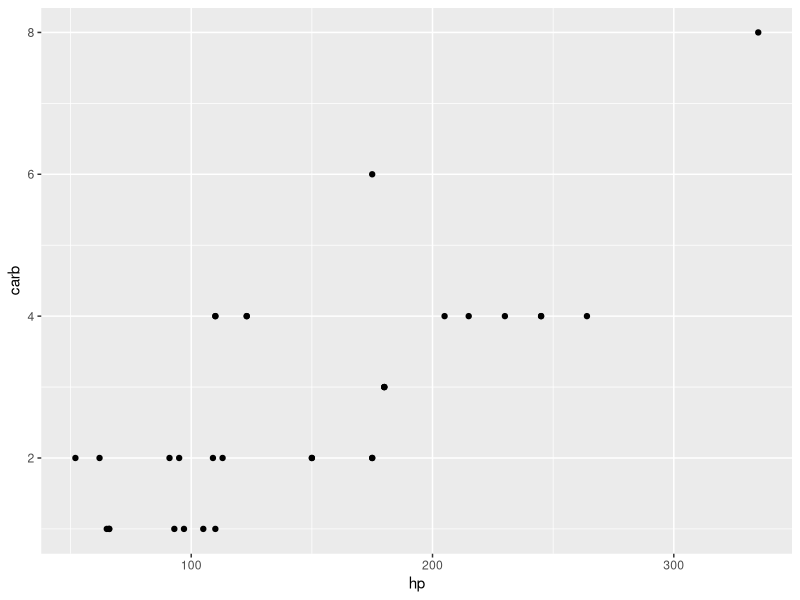
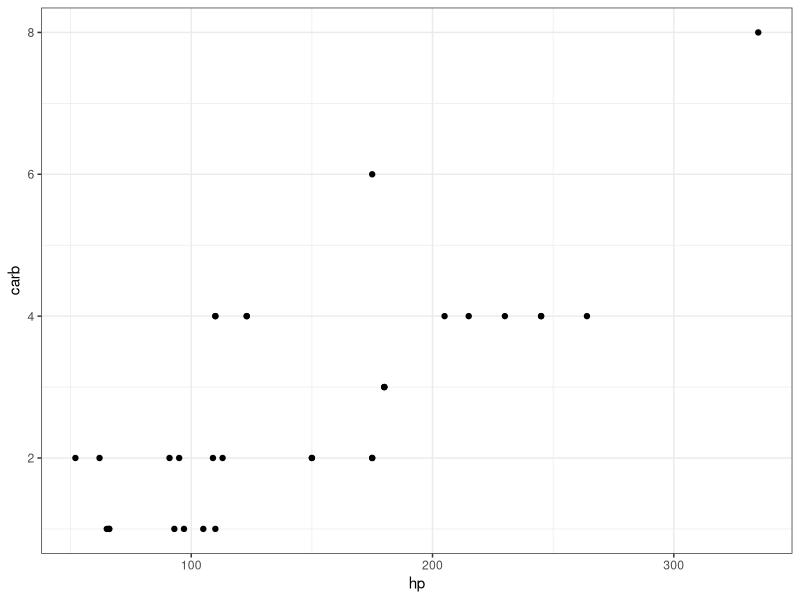
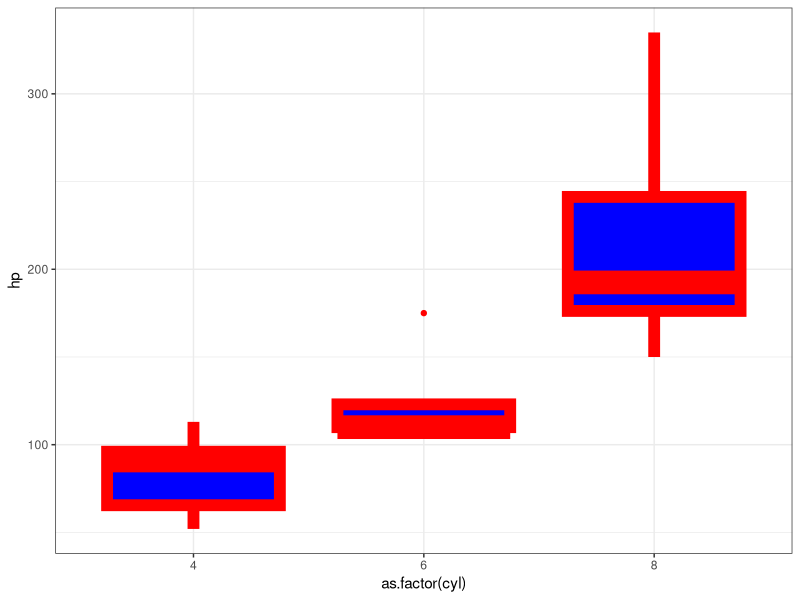
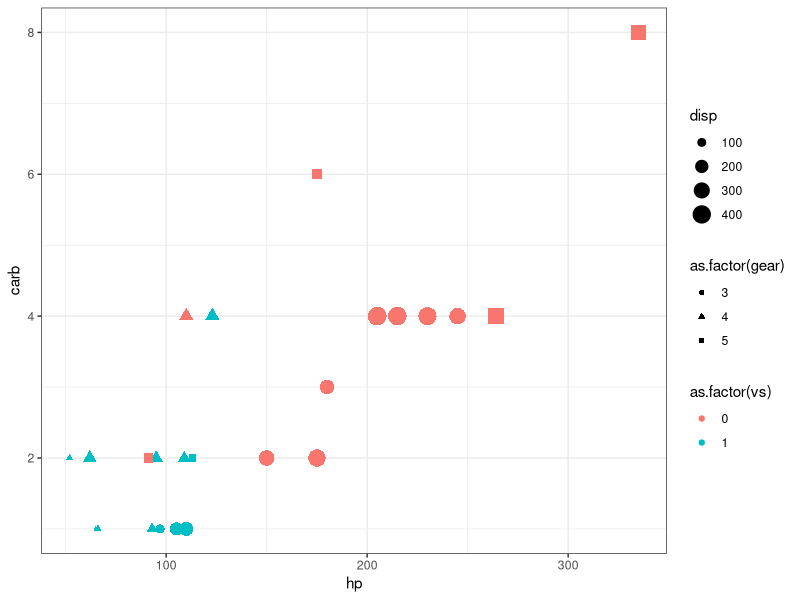
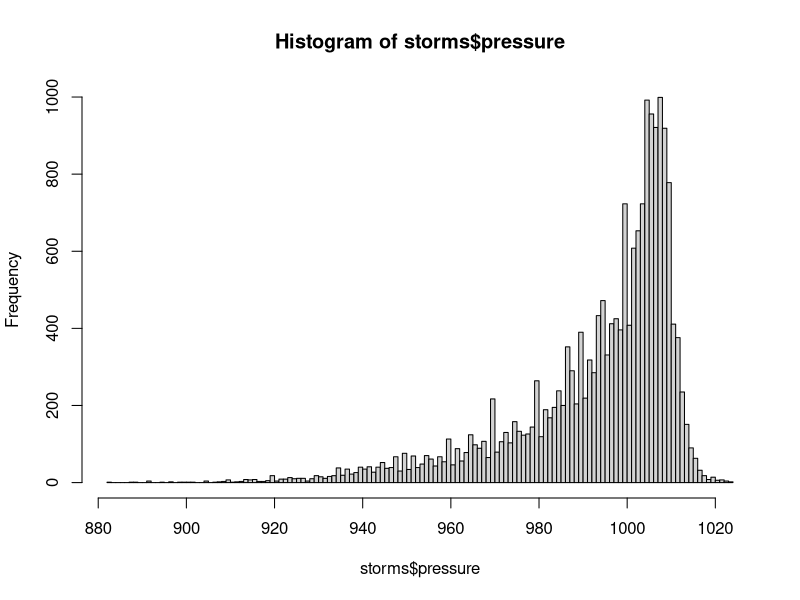
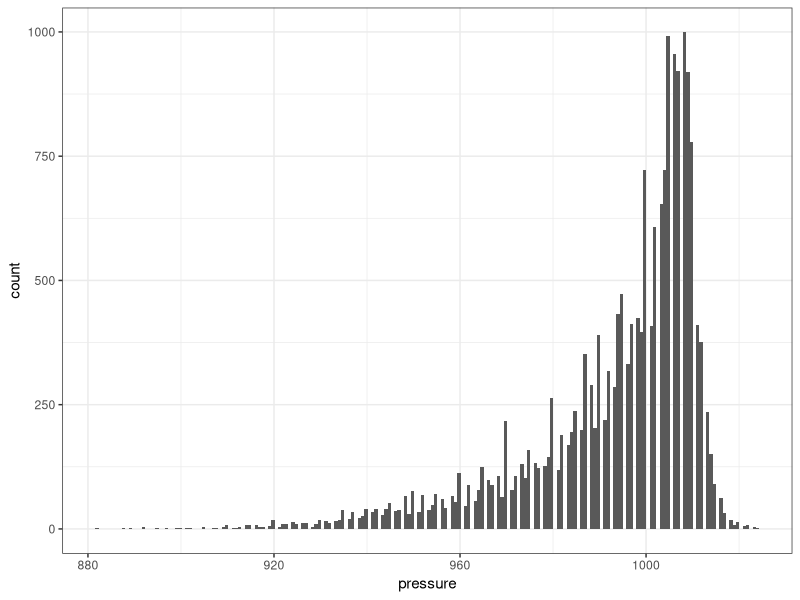
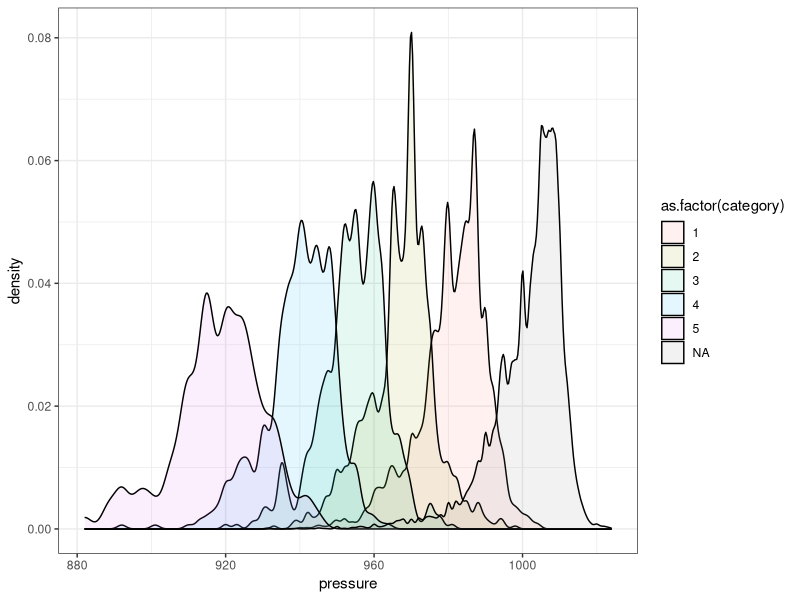
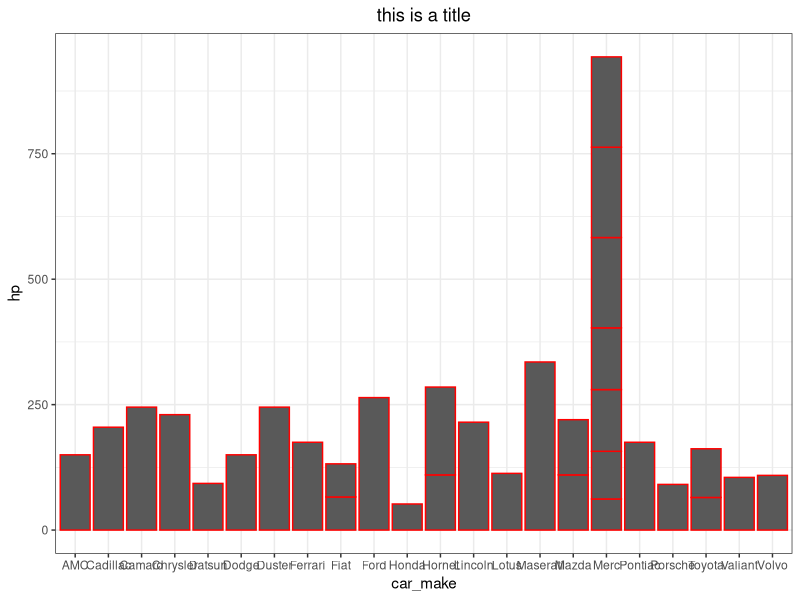

Recreate these plots in R, in order.
## ---- chunk 1
knitr::opts_chunk$set(echo = TRUE)
## ---- chunk 2
library(tidyverse)

## ---- chunk 3
ggplot(
    mtcars,
    aes(
        x = hp,
        y = carb
    )
) +
    geom_point()

# Set the overall look of the plot - I like the white background better than gray
# This will apply to all plots you make after you run this code, so you only need to run it once per session
theme_set(theme_bw())                                     # Changes default colors
theme_update(plot.title = element_text(hjust = 0.5))      # Force title to be in the center

ggplot(
    mtcars,
    aes(
        x = hp,
        y = carb
    )
) +
    geom_point() +
    theme_bw()
## ---- chunk 4
mtcars %>%
    ggplot(
        aes(
            x = as.factor(cyl),
            y = hp
        )
) +
    geom_boxplot(
        color = "red",        # These specifications aren't in aes()
        fill = "blue",        # They apply to everything and we give specific values
        size = 4
    )

ggplot(
    mtcars,
    aes(
        x = hp,                     # These specifications are in aes()
        y = carb,                   # They apply to parts of the plot
        color = as.factor(vs),      # They show up in the legend
        shape = as.factor(gear),    # We give column names that have the groups we'll use
        size = disp
    )
) +
    geom_point()
## ---- chunk 5
hist(storms$pressure, n = 200)

ggplot(
    storms,
    aes(x = pressure)
) +
    geom_histogram(bins = 200)
## ---- chunk 6
ggplot(
    storms,
    aes(
        x = pressure,
        fill = as.factor(category)
    )
) +
    geom_density(alpha = 0.1, adjust = 0.5) + # alpha sets transparency -- 0 is clear, 1 is opaque
    scale_color_brewer(palette = "Set2") # The brewer color palettes are pretty, and "Set2" is color-blind friendly
## ---- chunk 7
mtcars %>%
    rownames_to_column("car_make") %>%                  # This makes the row names a column so we can use it in the plot
    mutate(car_make = str_remove(car_make, " .+")) %>%  # This removes everything after the first space in the car_make column
    ggplot(
        aes(
            x = car_make,
            y = hp
        )
    ) +
    geom_col(color = "red") +
    theme(axis.text.x = element_text(angle = 90, hjust = 1)) +
    ggtitle("this is a title") +
    theme_update(plot.title = element_text(hjust = 0.5))

mtcars %>%
    rownames_to_column("car_make") %>%
    ggplot(aes(y = car_make, x = hp)) +
    geom_col()
## ---- chunk 8
summarized_hp <-
    mtcars %>%
    group_by(cyl) %>%
    summarize(
        mean_hp = mean(hp),
        sd_hp = sd(hp)
    )

summarized_hp

ggplot(
    summarized_hp,
    aes(
        x = as.factor(cyl),
        y = mean_hp
    )
) +
    geom_col() +
    geom_errorbar(
        aes(
            ymin = mean_hp - sd_hp,
            ymax = mean_hp + sd_hp
        ),
        width = 0.2,
        color = "red"
    )

# This has error bars in the back since that layer was added first!
ggplot(
    summarized_hp,
    aes(
        x = as.factor(cyl),
        y = mean_hp
    )
) +
    geom_errorbar(
        aes(
            ymin = mean_hp - sd_hp,
            ymax = mean_hp + sd_hp
        ),
        color = "red"
    ) +
    geom_bar(stat = "identity") +
    geom_point(color = "blue")
## ---- chunk 9
ggplot(
    summarized_hp,
    aes(
        x = as.factor(cyl),
        y = mean_hp
    )
) +
    geom_col() +
    geom_errorbar(
        aes(
            ymin = mean_hp - sd_hp,
            ymax = mean_hp + sd_hp
        )
    ) +
    geom_jitter(
        data = mtcars,                     # Note that we can provide an individual geom it's own data
        aes(
            x = as.factor(cyl),
            y = hp
        ),
        color = "red", height = 0
    )
## ---- chunk 10
ggplot(
    summarized_hp,
    aes(
        x = as.factor(cyl),
        y = mean_hp
    )
) +
    geom_col() +
    geom_errorbar(
        aes(
            ymin = mean_hp - sd_hp,
            ymax = mean_hp + sd_hp
        )
    ) +
    ggbeeswarm::geom_beeswarm(
        data = mtcars,
        aes(
            x = as.factor(cyl),
            y = hp
        ),
        color = "red"
    )
## ---- chunk 11
mtcars %>%
    ggplot(aes(x = as.factor(cyl), y = hp)) +
    geom_boxplot() +
    geom_violin(adjust = 1, fill = "red", alpha = 0.5)
## ---- chunk 12
ggplot(
    mtcars,
    aes(
        x = mpg,
        y = disp
    )
) +
    geom_point() +
    geom_smooth()
## ---- chunk 13
ggplot(
    summarized_hp,
    aes(
        x = as.factor(cyl),
        y = mean_hp
    )
) +
    geom_col() +
    geom_errorbar(
        aes(
            ymin = mean_hp - sd_hp,
            ymax = mean_hp + sd_hp
        ),
        width = 0.5
    ) +
    geom_jitter(
        data = mtcars,
        aes(
            x = as.factor(cyl),
            y = hp
        ),
        color = "red"
    )
## ---- chunk 14
ggplot(mtcars) +
    geom_point(aes(x = hp, y = disp)) +
    labs(
        x = "X label goes here",
        y = "Y label goes here",
        title = "This is a title",
        subtitle = "Subtitle!",
        caption = "Cannon et al, 2034!",
        tag = "A"
    )
## ---- chunk 15
dplyr::storms

ggplot(
    dplyr::storms,
    aes(x = pressure)
) +
    geom_histogram(bins = 100) +
    facet_wrap(~ category + status)

ggplot(
    dplyr::storms,
    aes(x = pressure)
) +
    geom_histogram(bins = 100) +
    facet_wrap(~ category, scales = "free_y")

ggplot(
    dplyr::storms,
    aes(x = pressure)
) +
    geom_histogram(bins = 100) +
    facet_wrap(
        ~ category,
        nrow = 1,
        scales = "free_y"
    )
## ---- chunk 16
ggplot(
    storms,
    aes(
        x = pressure,
        fill = category
    )
) +
    geom_density(alpha = 0.5) +             # alpha sets transparency - 0 is clear, 1 is opaque
    scale_color_brewer(palette = "Set2") +  # The brewer color palettes are pretty, and "Set2" is color-blind friendly
    theme(
        legend.position = c(0.2, 0.9),
        legend.direction = "horizontal",
        legend.key.width = unit(2, "cm"),
        legend.title = element_text(face = "bold"),
        strip.background = element_rect(color = "white", fill = "white"),
        strip.text.x = element_text(size = 30, face = "bold"),
        panel.grid.major = element_blank(),
        panel.grid.minor = element_blank(),
        panel.border = element_blank(),
        axis.line.x = element_line(color = "black"),
        axis.text.y = element_blank(),
        axis.ticks.y = element_blank()
    )
## ---- chunk 17
ggsave(
    "examplePlot.png",
    width = 10,
    height = 8
)

plot_in_variable <-
    ggplot(
        dplyr::storms,
        aes(x = pressure)
    ) +
    geom_histogram(bins = 100) +
    facet_wrap(~ category)

# ggsave will get the plot size from how big your "plot" windows is in the right pane if you don't specify it!!!!!
ggsave(
    "anotherExamplePlot.png",
    plot = plot_in_variable
)
## ---- chunk 18
heatmap(as.matrix(mtcars))

# Scaling the categories instead
heatmap(as.matrix(mtcars), scale = "column")
pheatmap::pheatmap(as.matrix(mtcars))
## ---- chunk 19
mtcars <- mtcars

pca_raw <- prcomp(mtcars, scale = TRUE)

?prcomp

# The output of prcomp is a list
# The element named "x" contains the actual principle components
# Though, it needs to be converted from a matrix to a dataframe for ggplot
pc_values <-
    pca_raw$x %>%
    as.data.frame() %>%
    rownames_to_column("car_make")

ggplot(
    pc_values,
    aes(
        x = PC1,
        y = PC2
    )
) +
    geom_point() +
    ggrepel::geom_text_repel(aes(label = car_make))
## ---- chunk 20

## ---- chunk 21

## ---- chunk 22

## ---- chunk 23

